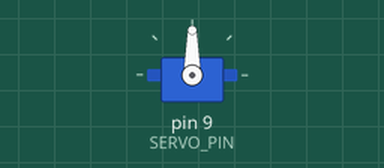
Simulated run of this sketch. Board: Arduino Uno, built with avr-gcc and run on an emulated ATmega328P. Shown: servo.

Above: at 1.05 s.
Timing chart, 0 to 5.6 s (numbered marks = the images above):
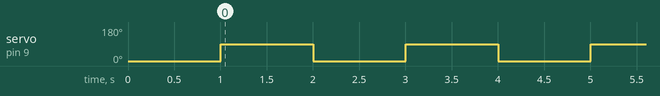

The sketch:

009_servo_sg90.ino
```cpp
// (licence header left out)
#include <Servo.h>

const unsigned int SERVO_PIN = 9; // pin di comando del servo motore

Servo servo;

void setup() {
  servo.attach(SERVO_PIN);
  servo.write(0); // porto in posizione iniziale il servo motore
  delay(1000);
}

void loop() {

  servo.write(90); // porto in posizione centrale il servo motore
  delay(1000);
  servo.write(0); // porto in posizione iniziale il servo motore
  delay(1000);

}
```

Measured:
- by itself, servo on pin 9 (SERVO_PIN): alternates 90° for 1.0 s and 0° for 1.0 s
